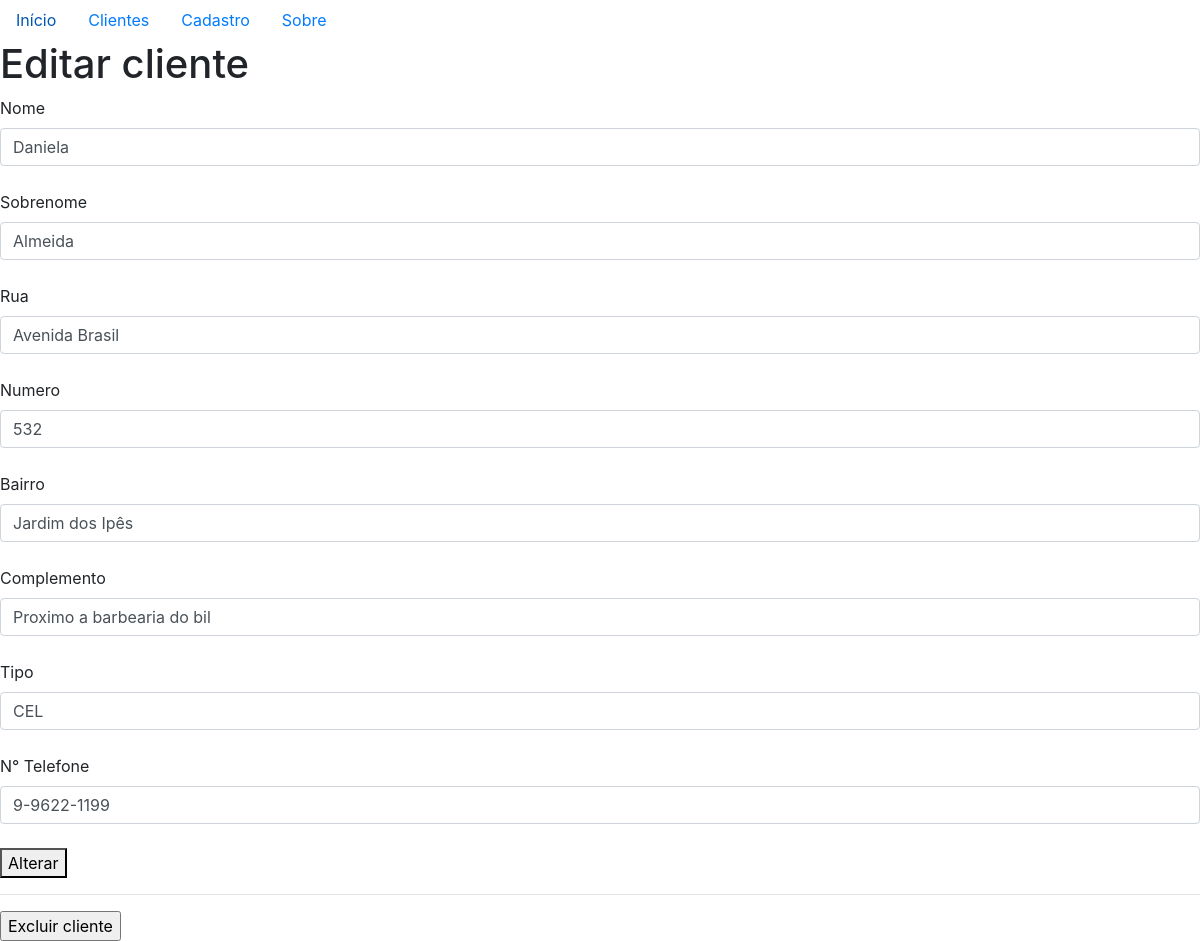
The page /4/editar/ on the database its author committed.
### tables this page shows
CREATE TABLE cliente(
	id INTEGER PRIMARY KEY AUTOINCREMENT,
	nome TEXT(30) NOT NULL,
	sobrenome TEXT(30) NOT NULL
);

CREATE TABLE endereco(
	id INTEGER PRIMARY KEY AUTOINCREMENT,
	clienteid INT,
	rua TEXT(150) NOT NULL,
	numero TEXT(20),
	bairro TEXT(50) NOT NULL,
	complemento TEXT (150),
	CONSTRAINT fk_endereco_cliente FOREIGN KEY(clienteid) REFERENCES cliente(id)
);

CREATE TABLE telefone(
	id INTEGER PRIMARY KEY AUTOINCREMENT,
	tipo TEXT(3) NOT NULL,
	telnum TEXT(15) NOT NULL,
	clienteid INT,
	CHECK (TIPO IN ('RES','COM','CEL')),
	FOREIGN KEY(clienteid) REFERENCES cliente(id)
);

### app.py (the view, shortened to what this page needs)
@app.route('/<int:id>/editar/', methods=('GET', 'POST'))
def editar(id):
    cliente = get_cliente(id)
    endereco = get_endereco(id)
    telefone = get_telefone(id)
    return render_template('editar.html', cliente=cliente, endereco=endereco, telefone=telefone)

### app.py (called while the page is built)
def get_db_connection():
    conn = sqlite3.connect('database.db')
    conn.row_factory = sqlite3.Row
    return conn

def get_cliente(cliente_id):
    conn = get_db_connection()
    cliente = conn.execute('SELECT * FROM cliente WHERE id = ?',
                        (cliente_id,)).fetchone()
    conn.close()
    if cliente is None:
        abort(404)
    return cliente

def get_endereco(endereco_id):
    conn = get_db_connection()
    endereco = conn.execute('SELECT * FROM endereco WHERE id = ?',
                        (endereco_id,)).fetchone()
    conn.close()
    if endereco is None:
        abort(404)
    return endereco

def get_telefone(telefone_id):
    conn = get_db_connection()
    telefone = conn.execute('SELECT * FROM telefone WHERE id = ?',
                        (telefone_id,)).fetchone()
    conn.close()
    if telefone is None:
        abort(404)
    return telefone

### templates/editar.html
{% extends 'base.html' %}
{% block content %}
    <h1>{% block title %} Editar cliente {% endblock%}</h1>
    <form method="post">
        <label for="nome">Nome</label>
        <br>
        <input type="text" class = "form-control" name="nome"
               placeholder="Inserir nome"
               value="{{ request.form['nome'] or cliente['nome'] }}"></input>
        <br>
         <label for="sobrenome">Sobrenome</label>
        <br>
        <input type="text" class = "form-control" name="sobrenome"
               placeholder="Inserir sobrenome"
               value="{{ request.form['sobrenome'] or cliente['sobrenome'] }}"></input>
        <br>
        <label for="rua">Rua</label>
        <br>
        <input type="text" class = "form-control" name="rua"
               placeholder="Ex: rua dos bobos"
               value="{{ request.form['rua'] or endereco['rua'] }}"></input>
        <br>
         <label for="numero">Numero</label>
        <br>
        <input type="text" class = "form-control" name="numero"
               placeholder="Ex: 999"
               value="{{ request.form['numero'] or endereco['numero']  }}"></input>
        <br>
         <label for="bairro">Bairro</label>
        <br>
        <input type="text" class = "form-control" name="bairro"
               placeholder="Ex: Jardin Europa"
               value="{{ request.form['bairro'] or endereco ['bairro']  }}"></input>
        <br>
         <label for="Complemento">Complemento</label>
        <br>
        <input type="text" class = "form-control" name="complemento"
               placeholder="Ex: próximo a padaria"
               value="{{ request.form['complemento'] or endereco['complemento'] }}"></input>
        <br>
        <label for="tipo">Tipo</label>
        <br>
        <input type="text" class = "form-control" name="tipo"
               placeholder="RES, COM ou CEL"
               value="{{ request.form['tipo'] or telefone['tipo']  }}"></input>
        <br>
        <label for="telnum">N° Telefone</label>
        <br>
        <input type="text" class = "form-control" name="telnum"
               placeholder="xx xxxx-xxxx"
               value="{{ request.form['telnum'] or telefone['telnum']  }}"></input>
        <br>
        <button type="submit">Alterar</button>
  </form>
  <hr>
    <form action="{{ url_for('excluir', id=cliente['id']) }}" method="POST">
        <input type="submit" value="Excluir cliente"
                onclick="return confirm('Você tem certeza de que deseja excluir esse cliente?')">
    </form>
{% endblock %}

### rows shown on the page
cliente: nome "Daniela", sobrenome "Almeida"
endereco: rua "Avenida Brasil", numero "532", bairro "Jardim dos Ipês", complemento "Proximo a barbearia do bil"
telefone: tipo "CEL", telnum "9-9622-1199"
